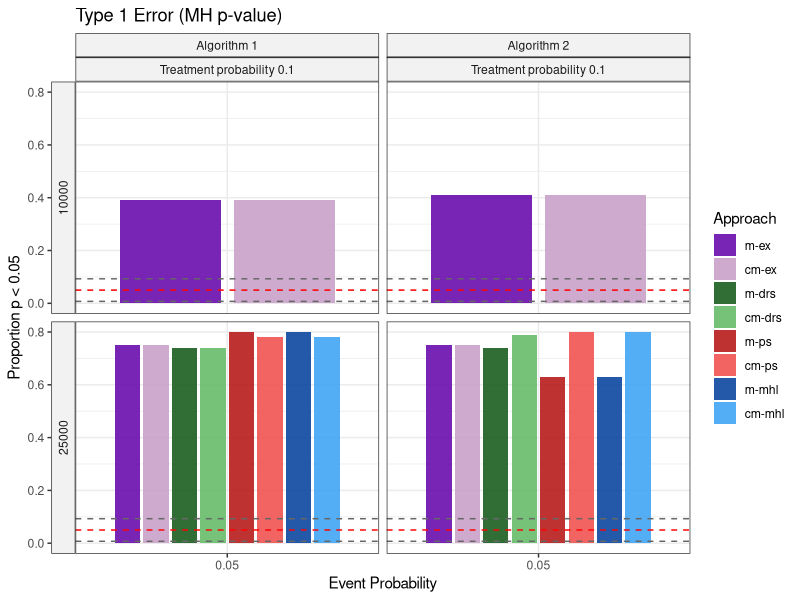
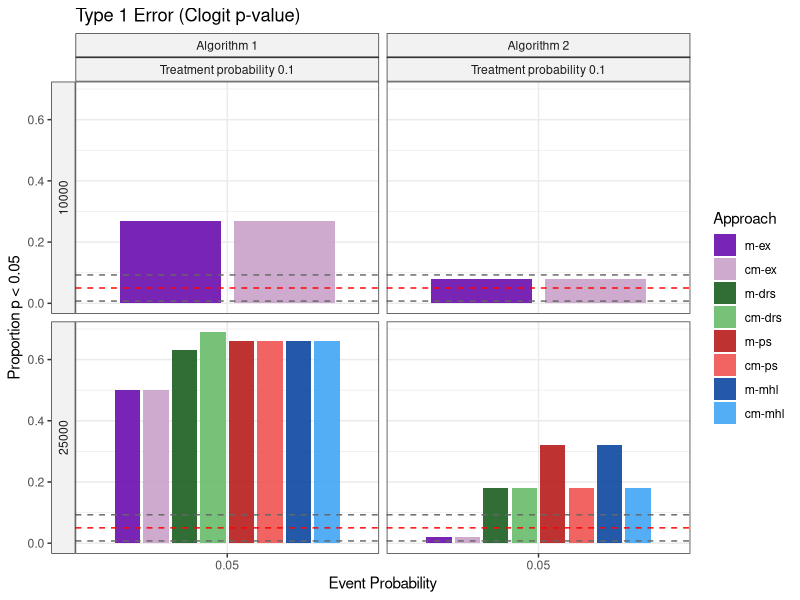
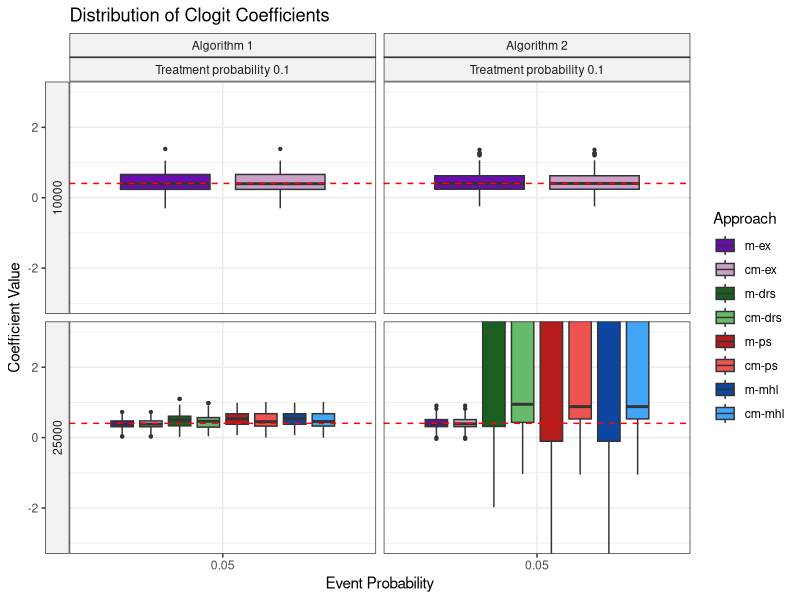
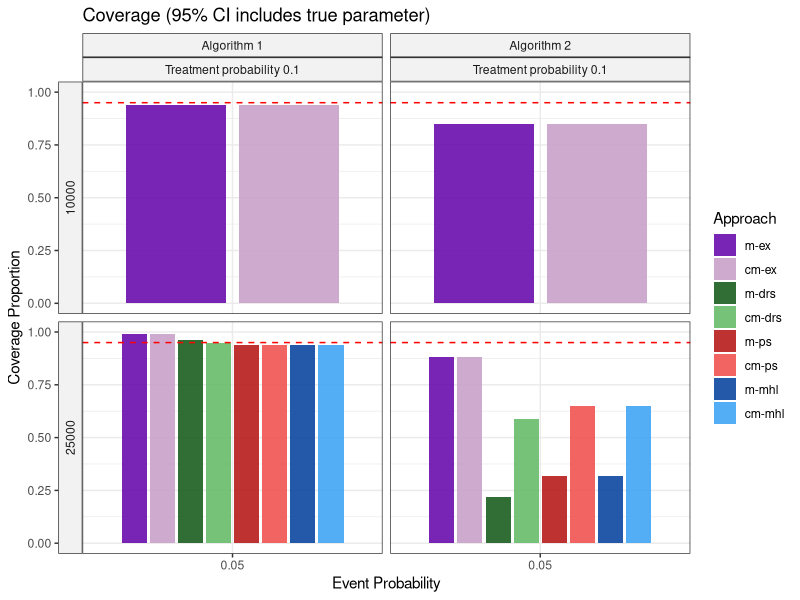
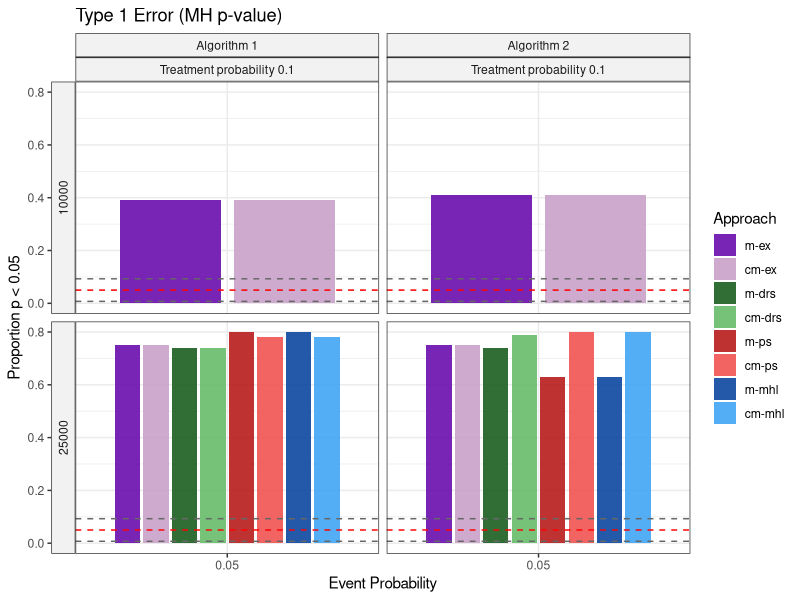
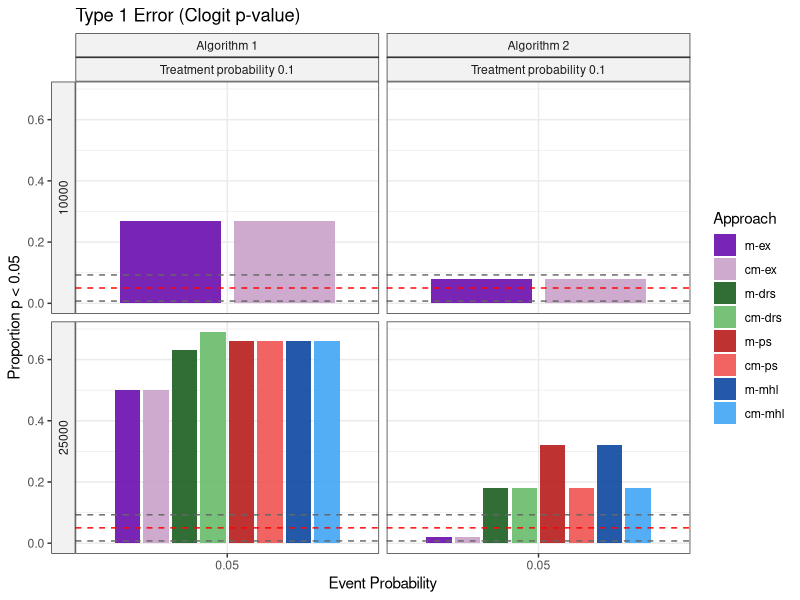
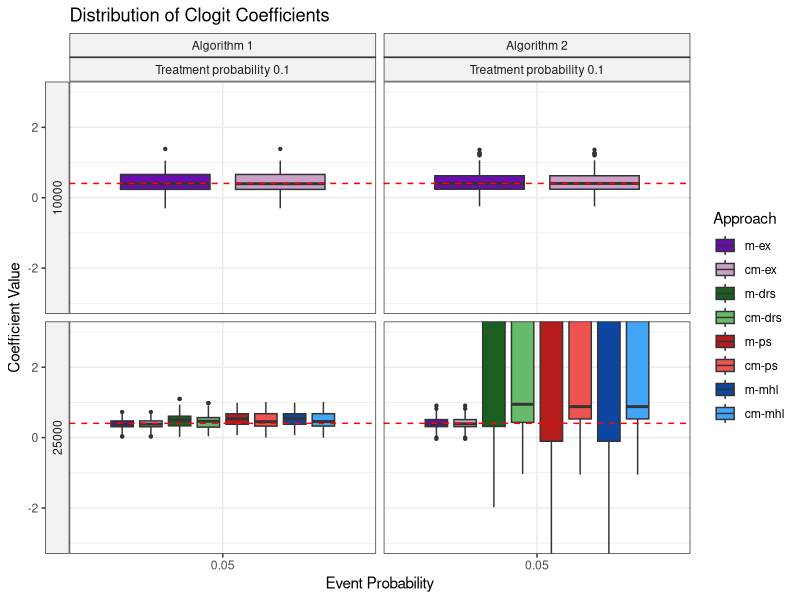
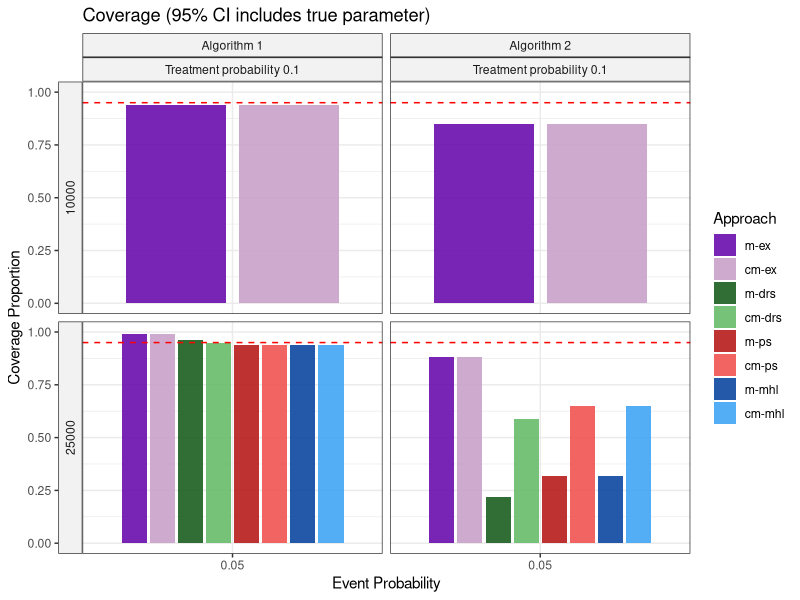

The R source for these figures, in order:
library(ggplot2)
library(gridExtra)
library(dplyr)

col = c('strategy',
        'algo',
        'approach',
        'n',
        'n.cova',
        'event.prob',
        'ttm.prob',
        'seed',
        'mh_pval',
        'clog_coef',
        'clog_pval',
        'clog_lower',
        'clog_upper')
# Ensure data is available
beta = log(1.5)
resa1 = read.csv("res_pw_checkvar.csv")
# Convert to data frame if needed
res = resa1
#res <- rbind(resa1[,c(col)],resa2[,c(col)])

#res <- read.csv("match_res_pw.csv")
# Treat variables as categorical
res$strategy <- factor(res$strategy, levels = c("matching", "counter-matching"), labels = c("m", "cm"))
res$algo <- factor(res$algo, levels = c("A1", "A2"), labels = c("A1", "A2"))
res$approach <- factor(res$approach)
#res$n.cova <- factor(res$n.cova)
res$n.cova <- factor(res$n)
res$event.prob <- factor(res$event.prob)
res$ttm.prob <- factor(res$ttm.prob)

# Combine strategy and approach for plotting, and order for bars

# Order for bars: m-drs, cm-drs, m-ps, cm-ps, m-mhl, cm-mhl
approach_levels <- c("ex", "drs", "ps", "mhl")
strat_app_levels <- c("m-ex", "cm-ex", "m-drs", "cm-drs", "m-ps", "cm-ps", "m-mhl", "cm-mhl")
res$strat_app <- factor(paste0(res$strategy, "-", res$approach), levels = strat_app_levels)

# Function to calculate type 1 error with confidence interval
calc_type1_error <- function(data, alpha = 0.05) {
  n_total <- sum(!is.na(data))
  n_reject <- sum(data < alpha, na.rm = TRUE)
  prop <- n_reject / n_total
  
  # Wilson score confidence interval
  z <- qnorm(1 - 0.05/2)
  denom <- 1 + z^2/n_total
  center <- (prop + z^2/(2*n_total)) / denom
  margin <- z * sqrt((prop*(1-prop) + z^2/(4*n_total))/n_total) / denom
  
  return(data.frame(
    prop = prop,
    lower = max(0, center - margin),
    upper = min(1, center + margin),
    n = n_total
  ))
}


# Function to calculate coverage (proportion of true value 0 between lower and upper)
calc_coverage <- function(data, beta) {
  n_total <- sum(!is.na(data$clog_lower) & !is.na(data$clog_upper))
  n_cover <- sum(data$clog_lower <= beta & data$clog_upper >= beta, na.rm = TRUE)
  prop <- n_cover / n_total
  # Wilson score confidence interval for binomial proportion
  z <- qnorm(1 - 0.05/2)
  denom <- 1 + z^2/n_total
  center <- (prop + z^2/(2*n_total)) / denom
  margin <- z * sqrt((prop*(1-prop) + z^2/(4*n_total))/n_total) / denom
  return(data.frame(
    prop = prop,
    lower = max(0, center - margin),
    upper = min(1, center + margin),
    n = n_total
  ))
}


# Summarize for type 1 error (MH)
type1_mh_df <- res %>%
  dplyr::group_by(strat_app, algo, n.cova, event.prob, ttm.prob) %>%
  dplyr::summarise(calc_type1_error(mh_pval), .groups = 'drop')

# Summarize for type 1 error (clogit)
type1_clog_df <- res %>%
  dplyr::group_by(strat_app, algo, n.cova, event.prob, ttm.prob) %>%
  dplyr::summarise(calc_type1_error(clog_pval), .groups = 'drop')

# Summarize for coverage
coverage_df <- res %>%
  dplyr::group_by(strat_app, algo, n.cova, event.prob, ttm.prob) %>%
  dplyr::summarise(calc_coverage(cur_data(),beta=beta), .groups = 'drop')

# Prepare for coefficient distribution
coef_all <- res

# Custom facet labels
algo_labeller <- function(x) {
  c("A1" = "Algorithm 1", "A2" = "Algorithm 2")[x]
}

ttm_labeller <- function(x) {
  c("0.1" = "Treatment probability 0.1",
    "0.5" = "Treatment probability 0.5")[x]
}
colors = c("#6A0DAD","#C8A2C8","#1B5E20", "#66BB6A", "#B71C1C", "#EF5350", "#0D47A1", "#42A5F5")
# Plot 1: Type 1 Error (MH p-value) with fixed 95% reference band and 5% line
plot_type1_mh <- ggplot(type1_mh_df, aes(x = event.prob, y = prop, fill = strat_app)) +
  #annotate("rect", xmin = -Inf, xmax = Inf, ymin = 0.05 - 1.96*sqrt(0.05*0.95/unique(type1_mh_df$n)[1]), ymax = 0.05 + 1.96*sqrt(0.05*0.95/unique(type1_mh_df$n)[1]), alpha = 0.15, fill = "grey") +
  geom_bar(stat = "identity", position = position_dodge(width = 0.9), alpha = 0.9, width = 0.8) +
  geom_hline(yintercept = c(0.05 - 1.96*sqrt(0.05*0.95/unique(type1_mh_df$n)[1]), 0.05 + 1.96*sqrt(0.05*0.95/unique(type1_mh_df$n)[1])), linetype = "dashed", color = "grey40") +
  geom_hline(yintercept = 0.05, linetype = "dashed", color = "red", size = 0.5) +
  facet_grid(n.cova ~ algo + ttm.prob, labeller = labeller(algo = algo_labeller, ttm.prob = ttm_labeller, .default = label_value), switch = "y") +
  scale_fill_manual(values = colors) +
  labs(title = "Type 1 Error (MH p-value)", x = "Event Probability", y = "Proportion p < 0.05", fill = "Approach") +
  theme_bw() + theme(axis.text.x = element_text(angle = 0, hjust = 0.5), strip.background = element_rect(fill = "grey95"))




# Plot 2: Type 1 Error (Clogit p-value) with fixed 95% reference band and 5% line
plot_type1_clog <- ggplot(type1_clog_df, aes(x = event.prob, y = prop, fill = strat_app)) +
  #annotate("rect", xmin = -Inf, xmax = Inf, ymin = 0.05 - 1.96*sqrt(0.05*0.95/unique(type1_clog_df$n)[1]), ymax = 0.05 + 1.96*sqrt(0.05*0.95/unique(type1_clog_df$n)[1]), alpha = 0.15, fill = "grey") +
  geom_bar(stat = "identity", position = position_dodge(width = 0.9), alpha = 0.9, width = 0.8) +
  geom_hline(yintercept = c(0.05 - 1.96*sqrt(0.05*0.95/unique(type1_mh_df$n)[1]), 0.05 + 1.96*sqrt(0.05*0.95/unique(type1_mh_df$n)[1])), linetype = "dashed", color = "grey40") +
  geom_hline(yintercept = 0.05, linetype = "dashed", color = "red", size = 0.5) +
  facet_grid(n.cova ~ algo + ttm.prob, labeller = labeller(algo = algo_labeller, ttm.prob = ttm_labeller, .default = label_value), switch = "y") +
  scale_fill_manual(values = colors) +
  labs(title = "Type 1 Error (Clogit p-value)", x = "Event Probability", y = "Proportion p < 0.05", fill = "Approach") +
  theme_bw() + theme(axis.text.x = element_text(angle = 0, hjust = 0.5), strip.background = element_rect(fill = "grey95"))



# Plot 3: Distribution of clog_coef (boxplot)
plot_coef_dist <- ggplot(coef_all, aes(x = event.prob, y = clog_coef, fill = strat_app)) +
  geom_boxplot(position = position_dodge(width = 0.9), outlier.size = 0.8, width = 0.7) +
  geom_hline(yintercept = beta, linetype = "dashed", color = "red", size = 0.5) +
  facet_grid(n.cova ~ algo + ttm.prob, labeller = labeller(algo = algo_labeller, ttm.prob = ttm_labeller, .default = label_value), switch = "y") +
  scale_fill_manual(values = colors) +
  labs(title = "Distribution of Clogit Coefficients", x = "Event Probability", y = "Coefficient Value", fill = "Approach") +
  theme_bw() + theme(axis.text.x = element_text(angle = 0, hjust = 0.5), strip.background = element_rect(fill = "grey95")) +
  coord_cartesian(ylim = c(-3, 3))


# Plot 4: Coverage (bar)
plot_coverage <- ggplot(coverage_df, aes(x = event.prob, y = prop, fill = strat_app)) +
  geom_bar(stat = "identity", position = position_dodge(width = 0.9), alpha = 0.9, width = 0.8) +
  #geom_errorbar(aes(ymin = lower, ymax = upper), position = position_dodge(width = 0.9), width = 0.2) +
  geom_hline(yintercept = 0.95, linetype = "dashed", color = "red", size = 0.5) +
  facet_grid(n.cova ~ algo + ttm.prob, labeller = labeller(algo = algo_labeller, ttm.prob = ttm_labeller, .default = label_value), switch = "y") +
  scale_fill_manual(values = colors) +
  labs(title = "Coverage (95% CI includes true parameter)", x = "Event Probability", y = "Coverage Proportion", fill = "Approach") +
  theme_bw() + theme(axis.text.x = element_text(angle = 0, hjust = 0.5), strip.background = element_rect(fill = "grey95")) +
  coord_cartesian(ylim = c(0, 1))
  #scale_y_continuous(limits = c(0.5, 1.1), breaks = seq(0.5, 1.1, 0.05))


# ============================================================================
# Save plots
# ============================================================================
# Save as PDF with multiple pages
pdf("des/plot_results.pdf", width = 12, height = 8)

print(plot_type1_mh)
print(plot_type1_clog)
print(plot_coef_dist)
print(plot_coverage)

dev.off()

# Also save as individual PNG files
ggsave("des/plot_type1_mh.png", plot_type1_mh, width = 12, height = 8, dpi = 300)
ggsave("des/plot_type1_clog.png", plot_type1_clog, width = 12, height = 8, dpi = 300)
ggsave("des/plot_coef_dist.png", plot_coef_dist, width = 14, height = 10, dpi = 300)
ggsave("des/plot_coverage.png", plot_coverage, width = 12, height = 8, dpi = 300)

# Print summary statistics
cat("\n=== Summary Statistics ===\n")
cat("\nType 1 Error (MH p-value):\n")
print(type1_mh_df)

cat("\nType 1 Error (Clogit p-value):\n")
print(type1_clog_df)

cat("\nCoverage:\n")
print(coverage_df)

cat("\nPlots saved to:\n")
cat("- plot_results.pdf (all plots)\n")
cat("- plot_type1_mh.png\n")
cat("- plot_type1_clog.png\n")
cat("- plot_coef_dist.png\n")
cat("- plot_coverage.png\n")
